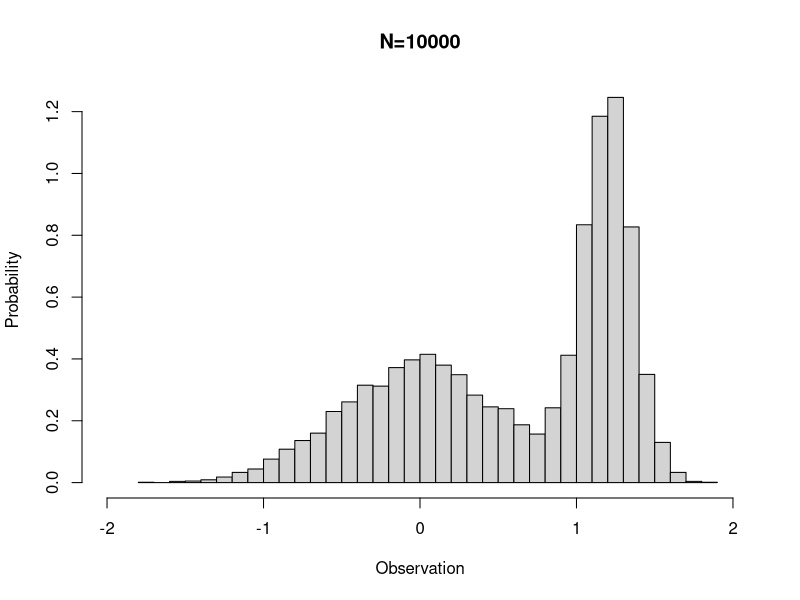
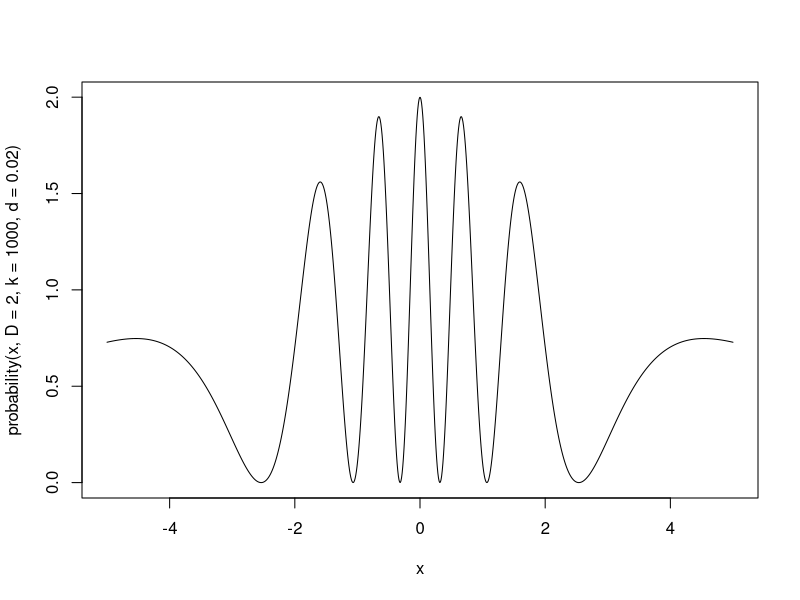
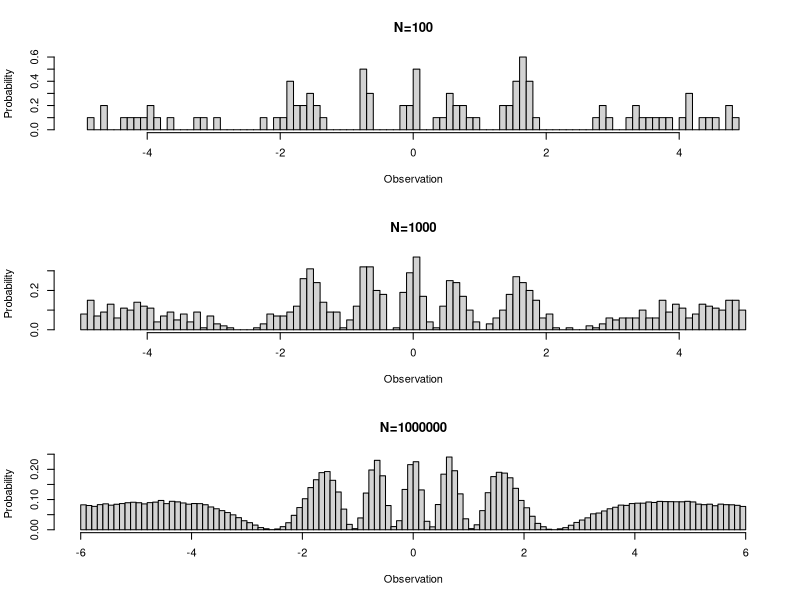
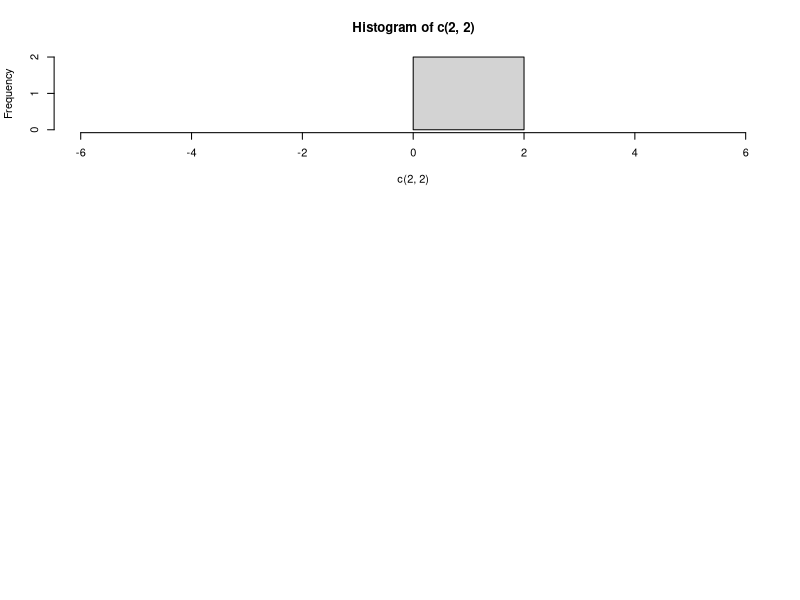

Reproduce these figures in R, in order.
# Composite states
n = 5000
y1 = rnorm(n, mean = 0, sd = 0.5)
y2 = rnorm(n, mean = 1.5, sd = 0.2)
hist(c(y1,0.8*y2), breaks = 40, xlim = c(-2,2), freq = FALSE, main = "N=10000", xlab = "Observation", ylab = "Probability")


# Custom probability distriubtion
#Probability distribution
probability <- function(x, D, k, d) {
  phi1 <- complex(real = 0, imaginary = k*sqrt(D^2+(x-d/2)^2))
  Psi1 <- exp(phi1)/sqrt(sqrt(D^2+(x-d/2)^2))
  
  phi2 <- complex(real = 0, imaginary = k*sqrt(D^2+(x+d/2)^2))
  Psi2 <- exp(phi2)/sqrt(sqrt(D^2+(x+d/2)^2))
  
  abs(Psi1 + Psi2)^2
}

curve(probability(x, D=2, k=1000, d=0.02), from=-5, to=5, n=1000)

measurement <- function(N, max, D, k, d)
{
  samples <- numeric(N)
  for (i in 1:N) 
  {
    repeat
    {
      # 1. sample from the propsal distribution:
      rx <- runif(1, -max, max)
      # 2. sample a point along a vertical line 
      #    at the rx point from Uniform(0, f(x)*m):
      rv <- runif(1, 0, 2)
      # 3. evaluate the density of p(x) at rx
      dx <- probability(rx,D=D, k=k, d=d)
      # 4. compare and accept if appropriate
      if (rv <= dx) 
      {
        samples[i] <- rx
        break        
      }
    }
  }
  return(samples)
}

par(mfrow=c(3,1))
hist(measurement(N=100, max=5, D=2, k=1000, d=0.02), breaks = 100, xlim = c(-5,5), freq = FALSE, main = "N=100", xlab = "Observation", ylab = "Probability")
hist(measurement(N=1000, max=5, D=2, k=1000, d=0.02), breaks = 100, xlim = c(-5,5), freq = FALSE, main = "N=1000", xlab = "Observation", ylab = "Probability")
hist(measurement(N=100000, max=6, D=2, k=1000, d=0.02), breaks = 100, xlim = c(-6,6), freq = FALSE, main = "N=1000000", xlab = "Observation", ylab = "Probability")

hist(c(2,2), breaks=1000, xlim=c(-6,6))

